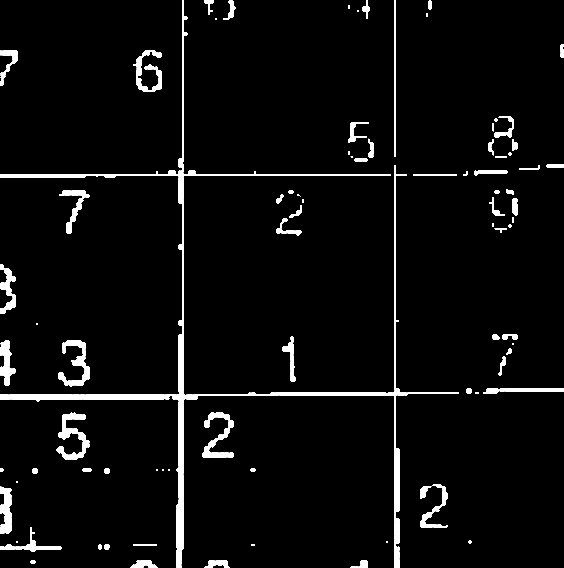
#> input picture Python Implementation/test.jpg, 564 x 568 px, found by its file name
$ python hough_transform.py
#> lines starting #> are read from the running program, lines starting #| are printed output that depends on the picture; after the words box and inside, x2 and y2 are one past the last pixel; in counts of white or black regions, pixels touching at a corner belong together
#> further down, im is the input picture: shape (568, 564, 3); min 0, max 255, mean 12.2
#| uint8
#| (568, 564, 3)
import numpy as np

from skimage.transform import hough_line, hough_line_peaks
from skimage.feature import canny
from skimage import data
from skimage.transform import resize
import matplotlib.pyplot as plt
from matplotlib import cm
from matplotlib import image
import matplotlib

def rgb2gray(rgb):
    return np.dot(rgb[...,:3], [0.2989, 0.5870, 0.1140])
#> `imbw=imgray > 255/10`: imbw: shape (568, 564) bool; 4.8% white; 83 white regions (27 under 20 px), largest, box (x1, y1, x2, y2) and area: (0, 0, 459, 568) 6676, (56, 412, 90, 460) 653, (58, 340, 90, 387) 589

def crop_resizeimage(im,imbw):
    meso = (cords[:, 0] + cords[:, 1]) / 2
    linewidth = -40
    # meanval = np.mean(meso)
    minval = int(np.min(meso)) + linewidth
    maxval = int(np.max(meso)) - linewidth

    newimage = im[:, minval:maxval, :]
    newimagebw = imbw[:, minval:maxval]
    cropresized= resize(newimage, (416, 416))
    cropresizedbw= resize(newimagebw, (416, 416))
    return cropresized,cropresizedbw

def houghtransform(image):
    # Classic straight-line Hough transform
    # Set a precision of 0.5 degree.
    tested_angles = np.linspace(-np.pi , np.pi, 500)
    h, theta, d = hough_line(image, theta=tested_angles)
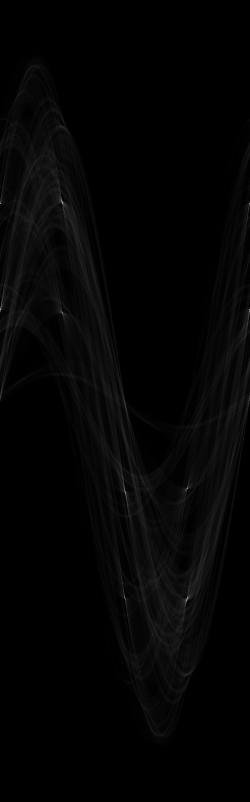
#> h: shape (1603, 500) uint64 (shown at 1/2 size); min 0, max 560, mean 9.6; drawn with min black and max white
#> theta = 500 values from -3.14 to 3.14; d = 1603 values from -801 to 801

    # Generating figure 1
    fig, axes = plt.subplots(1, 3, figsize=(15, 6))
    ax = axes.ravel()

    ax[0].imshow(image, cmap=cm.gray)
    ax[0].set_title('Input image')
    ax[0].set_axis_off()

    ax[1].imshow(np.log(1 + h),
                 extent=[np.rad2deg(theta[-1]), np.rad2deg(theta[0]), d[-1], d[0]],
                 cmap=cm.gray, aspect=1 / 1.5)
    ax[1].set_title('Hough transform')
    ax[1].set_xlabel('Angles (degrees)')
    ax[1].set_ylabel('Distance (pixels)')
    ax[1].axis('image')

    ax[2].imshow(image, cmap=cm.gray)
    origin = np.array((0, image.shape[1]))
#> origin = [0, 564]
    cords=[]
    # cords.clear()

    for _, angle, dist in zip(*hough_line_peaks(h, theta, d)):
        # y0, y1 = (dist - origin * np.cos(angle)) / np.sin(angle)
        xx0 = (dist - 0 * np.sin(angle)) / np.cos(angle)
        xx1 = (dist - image.shape[0] * np.sin(angle)) / np.cos(angle)
        y0=0
        y1=image.shape[0]
        origin = np.array([xx0, xx1])

        ax[2].plot(origin, [y0, y1], '-r')
        cords.append([xx0, xx1,y0, y1, np.cos(angle)/np.sin(angle)])
#> this loop made 10 passes
#> (angle, dist, xx0, xx1) on passes 1 to 10: (3.14, -395, 395, 395), (-3.14, -395, 395, 395), (3.14, -182, 182, 182), (-3.14, -182, 182, 182), (-1.58, -396, 41933.5, -18210.9), (1.56, 399, 25351.4, -10733.3), (0.0063, 184, 184, 180.4), (1.57, 175, 55592.9, -124844.9), (-1.57, -174, -55275.2, 125162.6), (-0.0063, 393, 393, 396.6)
#> after the loop, cords = 10 items, first 6: [395, 395, 0, 568, -8.17e+15], [395, 395, 0, 568, 8.17e+15], [182, 182, 0, 568, -8.17e+15], [182, 182, 0, 568, 8.17e+15], [41933.5, -18210.9, 0, 568, 0.00944], [25351.4, -10733.3, 0, 568, 0.0157]

    ax[2].set_xlim((0,image.shape[1]))
    ax[2].set_ylim((image.shape[0], 0))
    ax[2].set_axis_off()
    ax[2].set_title('Detected lines')
    plt.tight_layout()
    plt.show()
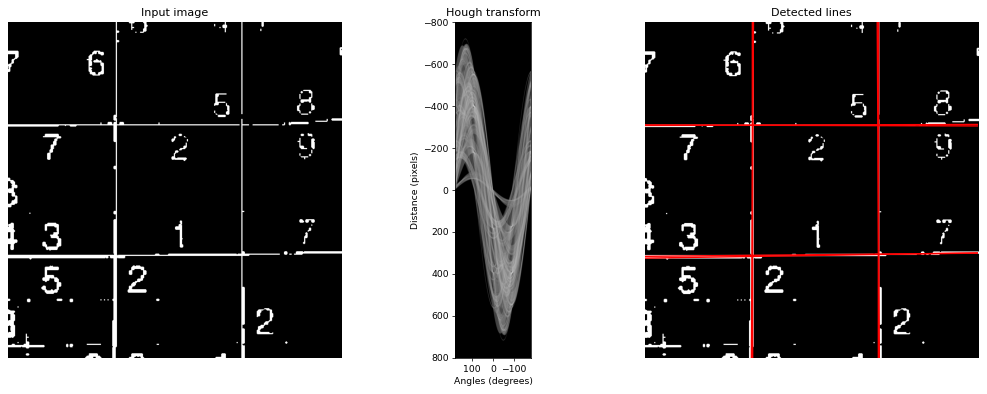
#> figure drawn by matplotlib, 3 panels
    return cords

im = image.imread('/Users/charalamposp/Desktop/test.jpg')
print(im.dtype)
print(im.shape)
imgray = rgb2gray(im)

imbw=imgray > 255/10
# plt.imshow(imbw, cmap='gray', interpolation='nearest')

cords=np.array(houghtransform(imbw))
#> cords = [[395, 395, 0, 568, -8.17e+15], [395, 395, 0, 568, 8.17e+15], [182, 182, 0, 568, -8.17e+15], [182, 182, 0, 568, 8.17e+15], [41933.5, -18210.9, 0, 568, 0.00944], [25351.4, -10733.3, 0, 568, 0.0157], [184, 180.4, 0, 568, 158.8], [55592.9, -124844.9, 0, 568, 0.00315], [-55275.2, 125162.6, 0, 568, -0.00315], [393, 396.6, 0, 568, -158.8]]
